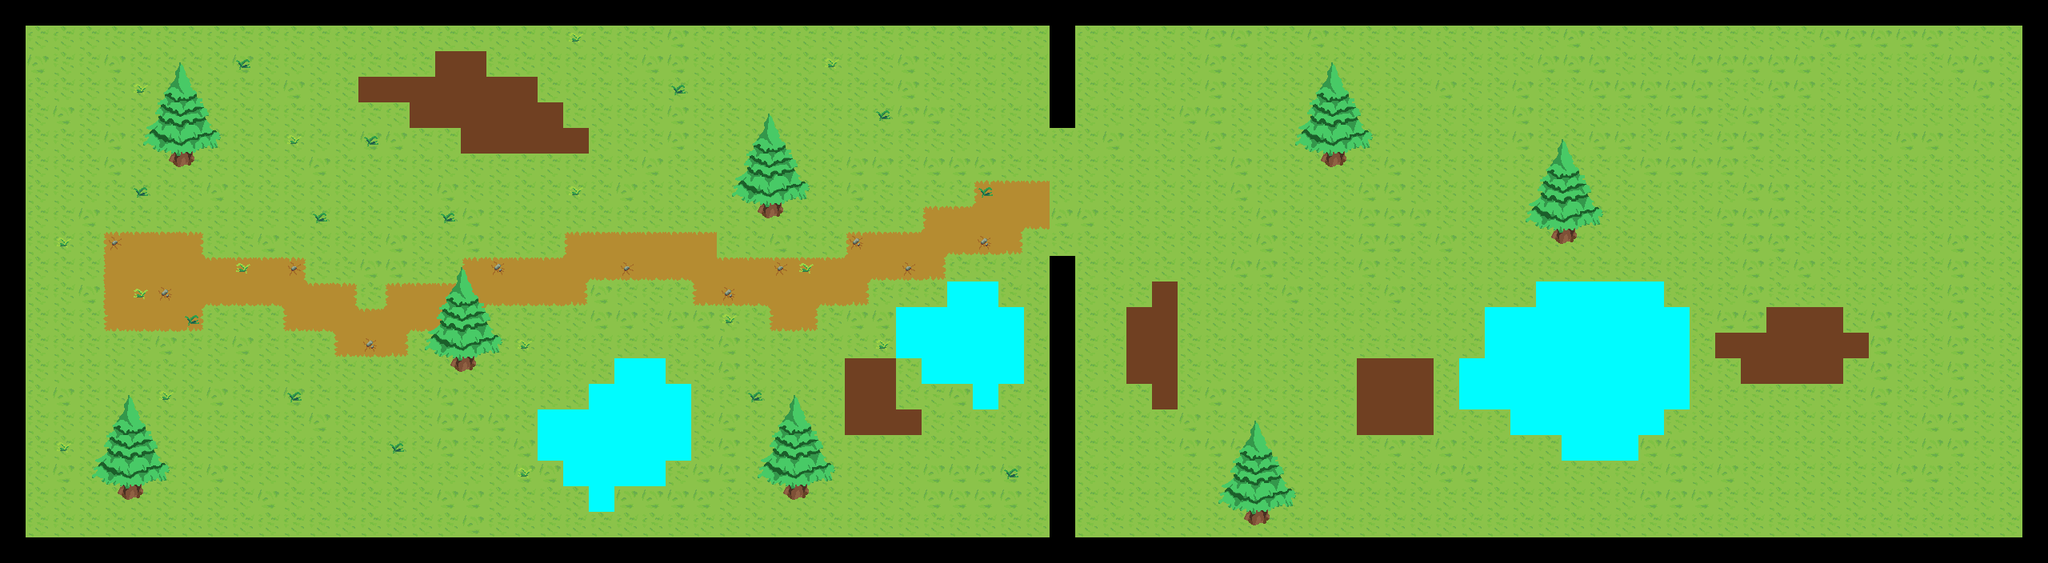

Below is a game level as drawn by its tile map, then a one-line description and the .tmx that defines it (tile-layer data replaced by summaries):
An orthogonal 80x22 tile map with 32x32 px tiles, 5 tile layers (ground, ground2, trees, mur, ...), 3 tilesets and 5 objects.

<map version="1.4" tiledversion="1.4.3" orientation="orthogonal" renderorder="right-down" width="80" height="22" tilewidth="32" tileheight="32" infinite="0" nextlayerid="9" nextobjectid="6">
 <editorsettings>
  <export target="map.json" format="json" />
 </editorsettings>
 <tileset firstgid="1" name="landscape" tilewidth="32" tileheight="32" tilecount="4" columns="2">
  <image source="landscape_tiles.png" width="64" height="64" />
 </tileset>
 <tileset firstgid="5" name="arbres" tilewidth="32" tileheight="32" tilecount="20" columns="4">
  <image source="arbre.png" width="128" height="160" />
 </tileset>
 <tileset firstgid="25" name="tileset" tilewidth="32" tileheight="32" spacing="1" margin="1" tilecount="135" columns="15">
  <image source="tileset.png" width="500" height="300" />
 </tileset>
 <layer id="1" name="ground" width="80" height="22">
  <data>[1760 cells, 1760 non-empty, 10 distinct tile ids]</data>
 </layer>
 <layer id="8" name="ground2" width="80" height="22">
  <data>[1760 cells, 39 non-empty, 4 distinct tile ids]</data>
 </layer>
 <layer id="6" name="trees" width="80" height="22">
  <data>[1760 cells, 128 non-empty, 16 distinct tile ids]</data>
 </layer>
 <layer id="3" name="mur" width="80" height="22">
  <data>[1760 cells, 360 non-empty, 3 distinct tile ids]</data>
 </layer>
 <layer id="7" name="tronc" width="80" height="22">
  <data>[1760 cells, 16 non-empty, 2 distinct tile ids]</data>
 </layer>
 <objectgroup id="5" name="door">
  <object id="1" x="1312" y="160" width="32" height="32" />
  <object id="2" x="1312" y="192" width="32" height="32" />
  <object id="3" x="1312" y="224" width="32" height="32" />
  <object id="4" x="1312" y="256" width="32" height="32" />
  <object id="5" x="1312" y="288" width="32" height="32" />
 </objectgroup>
</map>